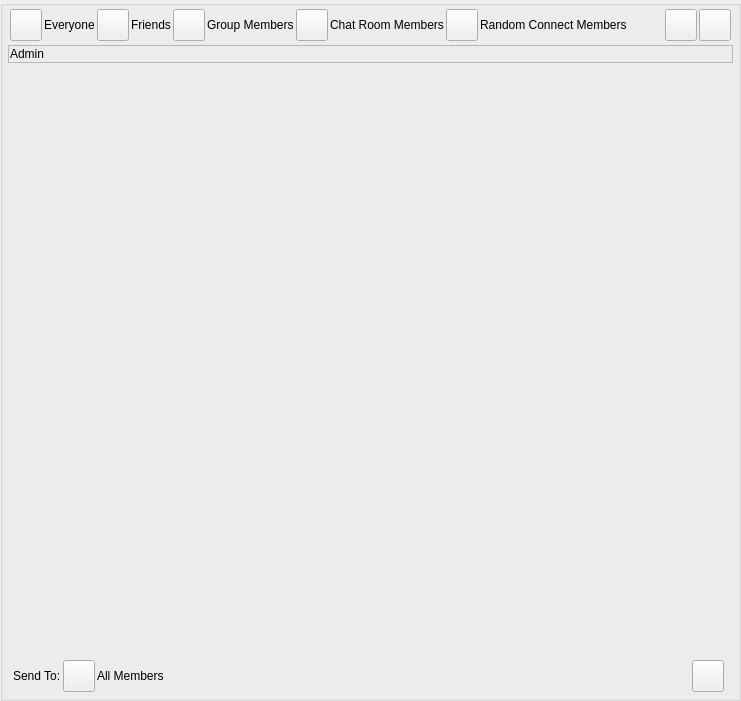
<?xml version="1.0" encoding="UTF-8"?>
<ui version="4.0">
 <class>GuiUserMultiListWidgetUi</class>
 <widget class="QWidget" name="GuiUserMultiListWidgetUi">
  <property name="geometry">
   <rect>
    <x>0</x>
    <y>0</y>
    <width>741</width>
    <height>701</height>
   </rect>
  </property>
  <property name="sizePolicy">
   <sizepolicy hsizetype="Expanding" vsizetype="Expanding">
    <horstretch>0</horstretch>
    <verstretch>0</verstretch>
   </sizepolicy>
  </property>
  <property name="minimumSize">
   <size>
    <width>0</width>
    <height>0</height>
   </size>
  </property>
  <property name="maximumSize">
   <size>
    <width>16777215</width>
    <height>16777215</height>
   </size>
  </property>
  <property name="windowTitle">
   <string>Dialog</string>
  </property>
  <layout class="QGridLayout" name="gridLayout_2">
   <property name="leftMargin">
    <number>0</number>
   </property>
   <property name="topMargin">
    <number>0</number>
   </property>
   <property name="rightMargin">
    <number>0</number>
   </property>
   <property name="bottomMargin">
    <number>0</number>
   </property>
   <property name="spacing">
    <number>0</number>
   </property>
   <item row="0" column="0">
    <widget class="QGroupBox" name="StyledDlgItemsBox">
     <property name="sizePolicy">
      <sizepolicy hsizetype="Expanding" vsizetype="Expanding">
       <horstretch>0</horstretch>
       <verstretch>0</verstretch>
      </sizepolicy>
     </property>
     <property name="minimumSize">
      <size>
       <width>0</width>
       <height>0</height>
      </size>
     </property>
     <property name="title">
      <string/>
     </property>
     <layout class="QVBoxLayout" name="verticalLayout">
      <property name="spacing">
       <number>2</number>
      </property>
      <property name="leftMargin">
       <number>5</number>
      </property>
      <property name="topMargin">
       <number>1</number>
      </property>
      <property name="rightMargin">
       <number>5</number>
      </property>
      <property name="bottomMargin">
       <number>1</number>
      </property>
      <item>
       <widget class="QFrame" name="m_HostViewFrame">
        <layout class="QHBoxLayout" name="horizontalLayout_3">
         <property name="spacing">
          <number>2</number>
         </property>
         <property name="leftMargin">
          <number>2</number>
         </property>
         <property name="topMargin">
          <number>2</number>
         </property>
         <property name="rightMargin">
          <number>2</number>
         </property>
         <property name="bottomMargin">
          <number>2</number>
         </property>
         <item>
          <widget class="VxPushButton" name="m_EverybodyView">
           <property name="sizePolicy">
            <sizepolicy hsizetype="Fixed" vsizetype="Fixed">
             <horstretch>0</horstretch>
             <verstretch>0</verstretch>
            </sizepolicy>
           </property>
           <property name="minimumSize">
            <size>
             <width>32</width>
             <height>32</height>
            </size>
           </property>
           <property name="maximumSize">
            <size>
             <width>32</width>
             <height>32</height>
            </size>
           </property>
           <property name="text">
            <string notr="true"/>
           </property>
          </widget>
         </item>
         <item>
          <widget class="VxLabel" name="m_EverybodyLabel">
           <property name="text">
            <string>Everyone</string>
           </property>
          </widget>
         </item>
         <item>
          <widget class="VxPushButton" name="m_FriendsView">
           <property name="sizePolicy">
            <sizepolicy hsizetype="Fixed" vsizetype="Fixed">
             <horstretch>0</horstretch>
             <verstretch>0</verstretch>
            </sizepolicy>
           </property>
           <property name="minimumSize">
            <size>
             <width>32</width>
             <height>32</height>
            </size>
           </property>
           <property name="maximumSize">
            <size>
             <width>32</width>
             <height>32</height>
            </size>
           </property>
           <property name="text">
            <string notr="true"/>
           </property>
           <property name="iconSize">
            <size>
             <width>32</width>
             <height>32</height>
            </size>
           </property>
          </widget>
         </item>
         <item>
          <widget class="VxLabel" name="m_FriendsLabel">
           <property name="text">
            <string>Friends</string>
           </property>
          </widget>
         </item>
         <item>
          <widget class="VxPushButton" name="m_GroupHost">
           <property name="sizePolicy">
            <sizepolicy hsizetype="Fixed" vsizetype="Fixed">
             <horstretch>0</horstretch>
             <verstretch>0</verstretch>
            </sizepolicy>
           </property>
           <property name="minimumSize">
            <size>
             <width>32</width>
             <height>32</height>
            </size>
           </property>
           <property name="maximumSize">
            <size>
             <width>32</width>
             <height>32</height>
            </size>
           </property>
           <property name="text">
            <string notr="true"/>
           </property>
           <property name="iconSize">
            <size>
             <width>32</width>
             <height>32</height>
            </size>
           </property>
          </widget>
         </item>
         <item>
          <widget class="VxLabel" name="m_GroupLabel">
           <property name="text">
            <string>Group Members</string>
           </property>
          </widget>
         </item>
         <item>
          <widget class="VxPushButton" name="m_ChatRoomHost">
           <property name="sizePolicy">
            <sizepolicy hsizetype="Fixed" vsizetype="Fixed">
             <horstretch>0</horstretch>
             <verstretch>0</verstretch>
            </sizepolicy>
           </property>
           <property name="minimumSize">
            <size>
             <width>32</width>
             <height>32</height>
            </size>
           </property>
           <property name="maximumSize">
            <size>
             <width>32</width>
             <height>32</height>
            </size>
           </property>
           <property name="text">
            <string notr="true"/>
           </property>
           <property name="iconSize">
            <size>
             <width>32</width>
             <height>32</height>
            </size>
           </property>
          </widget>
         </item>
         <item>
          <widget class="VxLabel" name="m_ChatRoomLabel">
           <property name="text">
            <string>Chat Room Members</string>
           </property>
          </widget>
         </item>
         <item>
          <widget class="VxPushButton" name="m_RandomConnectHost">
           <property name="sizePolicy">
            <sizepolicy hsizetype="Fixed" vsizetype="Fixed">
             <horstretch>0</horstretch>
             <verstretch>0</verstretch>
            </sizepolicy>
           </property>
           <property name="minimumSize">
            <size>
             <width>32</width>
             <height>32</height>
            </size>
           </property>
           <property name="maximumSize">
            <size>
             <width>32</width>
             <height>32</height>
            </size>
           </property>
           <property name="text">
            <string notr="true"/>
           </property>
           <property name="iconSize">
            <size>
             <width>32</width>
             <height>32</height>
            </size>
           </property>
          </widget>
         </item>
         <item>
          <widget class="VxLabel" name="m_RandomConnectLabel">
           <property name="text">
            <string>Random Connect Members</string>
           </property>
          </widget>
         </item>
         <item>
          <spacer name="horizontalSpacer">
           <property name="orientation">
            <enum>Qt::Horizontal</enum>
           </property>
           <property name="sizeHint" stdset="0">
            <size>
             <width>40</width>
             <height>20</height>
            </size>
           </property>
          </spacer>
         </item>
         <item>
          <widget class="VxPushButton" name="m_UserLeaveButton">
           <property name="sizePolicy">
            <sizepolicy hsizetype="Fixed" vsizetype="Fixed">
             <horstretch>0</horstretch>
             <verstretch>0</verstretch>
            </sizepolicy>
           </property>
           <property name="minimumSize">
            <size>
             <width>32</width>
             <height>32</height>
            </size>
           </property>
           <property name="maximumSize">
            <size>
             <width>32</width>
             <height>32</height>
            </size>
           </property>
           <property name="text">
            <string notr="true"/>
           </property>
          </widget>
         </item>
         <item>
          <widget class="VxPushButton" name="m_EyeUsers">
           <property name="sizePolicy">
            <sizepolicy hsizetype="Fixed" vsizetype="Fixed">
             <horstretch>0</horstretch>
             <verstretch>0</verstretch>
            </sizepolicy>
           </property>
           <property name="minimumSize">
            <size>
             <width>32</width>
             <height>32</height>
            </size>
           </property>
           <property name="maximumSize">
            <size>
             <width>32</width>
             <height>32</height>
            </size>
           </property>
           <property name="text">
            <string notr="true"/>
           </property>
          </widget>
         </item>
        </layout>
       </widget>
      </item>
      <item>
       <widget class="QFrame" name="m_AdminFrame">
        <property name="sizePolicy">
         <sizepolicy hsizetype="Expanding" vsizetype="Preferred">
          <horstretch>0</horstretch>
          <verstretch>0</verstretch>
         </sizepolicy>
        </property>
        <property name="frameShape">
         <enum>QFrame::StyledPanel</enum>
        </property>
        <property name="frameShadow">
         <enum>QFrame::Raised</enum>
        </property>
        <layout class="QHBoxLayout" name="horizontalLayout_2">
         <property name="spacing">
          <number>2</number>
         </property>
         <property name="leftMargin">
          <number>1</number>
         </property>
         <property name="topMargin">
          <number>1</number>
         </property>
         <property name="rightMargin">
          <number>1</number>
         </property>
         <property name="bottomMargin">
          <number>1</number>
         </property>
         <item>
          <widget class="QLabel" name="m_AdminLabel">
           <property name="text">
            <string>Admin</string>
           </property>
          </widget>
         </item>
         <item>
          <widget class="IdentOfferWidget" name="m_AdminIdentWidget" native="true">
           <property name="sizePolicy">
            <sizepolicy hsizetype="Expanding" vsizetype="Preferred">
             <horstretch>0</horstretch>
             <verstretch>0</verstretch>
            </sizepolicy>
           </property>
          </widget>
         </item>
        </layout>
       </widget>
      </item>
      <item>
       <widget class="SearchBarWidget" name="m_SearchBarWidget" native="true">
        <property name="sizePolicy">
         <sizepolicy hsizetype="Expanding" vsizetype="Minimum">
          <horstretch>0</horstretch>
          <verstretch>0</verstretch>
         </sizepolicy>
        </property>
       </widget>
      </item>
      <item>
       <widget class="GuiUserListWidget" name="m_UserListWidget" native="true">
        <property name="sizePolicy">
         <sizepolicy hsizetype="Expanding" vsizetype="Expanding">
          <horstretch>0</horstretch>
          <verstretch>0</verstretch>
         </sizepolicy>
        </property>
       </widget>
      </item>
      <item>
       <widget class="QFrame" name="m_OffersFrame">
        <property name="styleSheet">
         <string notr="true"/>
        </property>
        <property name="frameShape">
         <enum>QFrame::NoFrame</enum>
        </property>
        <property name="frameShadow">
         <enum>QFrame::Raised</enum>
        </property>
        <layout class="QHBoxLayout" name="horizontalLayout">
         <property name="spacing">
          <number>2</number>
         </property>
         <property name="leftMargin">
          <number>5</number>
         </property>
         <property name="topMargin">
          <number>5</number>
         </property>
         <property name="bottomMargin">
          <number>5</number>
         </property>
         <item>
          <widget class="QLabel" name="m_SendTileLabel">
           <property name="text">
            <string>Send To:</string>
           </property>
          </widget>
         </item>
         <item>
          <widget class="VxPushButton" name="m_HostIconButton">
           <property name="minimumSize">
            <size>
             <width>32</width>
             <height>32</height>
            </size>
           </property>
           <property name="maximumSize">
            <size>
             <width>32</width>
             <height>32</height>
            </size>
           </property>
           <property name="text">
            <string notr="true"/>
           </property>
          </widget>
         </item>
         <item>
          <widget class="QLabel" name="m_SentToWhoLabel">
           <property name="text">
            <string>All Members</string>
           </property>
          </widget>
         </item>
         <item>
          <widget class="IdentOfferWidget" name="m_IdentWidget" native="true">
           <property name="sizePolicy">
            <sizepolicy hsizetype="Expanding" vsizetype="Preferred">
             <horstretch>0</horstretch>
             <verstretch>0</verstretch>
            </sizepolicy>
           </property>
          </widget>
         </item>
         <item>
          <widget class="VxPushButton" name="m_EyeSession">
           <property name="sizePolicy">
            <sizepolicy hsizetype="Fixed" vsizetype="Fixed">
             <horstretch>0</horstretch>
             <verstretch>0</verstretch>
            </sizepolicy>
           </property>
           <property name="minimumSize">
            <size>
             <width>32</width>
             <height>32</height>
            </size>
           </property>
           <property name="maximumSize">
            <size>
             <width>32</width>
             <height>32</height>
            </size>
           </property>
           <property name="text">
            <string notr="true"/>
           </property>
           <property name="iconSize">
            <size>
             <width>32</width>
             <height>32</height>
            </size>
           </property>
          </widget>
         </item>
        </layout>
       </widget>
      </item>
     </layout>
    </widget>
   </item>
  </layout>
 </widget>
 <customwidgets>
  <customwidget>
   <class>VxPushButton</class>
   <extends>QPushButton</extends>
   <header location="global">VxPushButton.h</header>
  </customwidget>
  <customwidget>
   <class>GuiUserListWidget</class>
   <extends>QWidget</extends>
   <header>GuiUserListWidget.h</header>
   <container>1</container>
  </customwidget>
  <customwidget>
   <class>VxLabel</class>
   <extends>QLabel</extends>
   <header>VxLabel.h</header>
  </customwidget>
  <customwidget>
   <class>IdentOfferWidget</class>
   <extends>QWidget</extends>
   <header>IdentOfferWidget.h</header>
   <container>1</container>
  </customwidget>
  <customwidget>
   <class>SearchBarWidget</class>
   <extends>QWidget</extends>
   <header>SearchBarWidget.h</header>
   <container>1</container>
  </customwidget>
 </customwidgets>
 <resources/>
 <connections/>
</ui>
